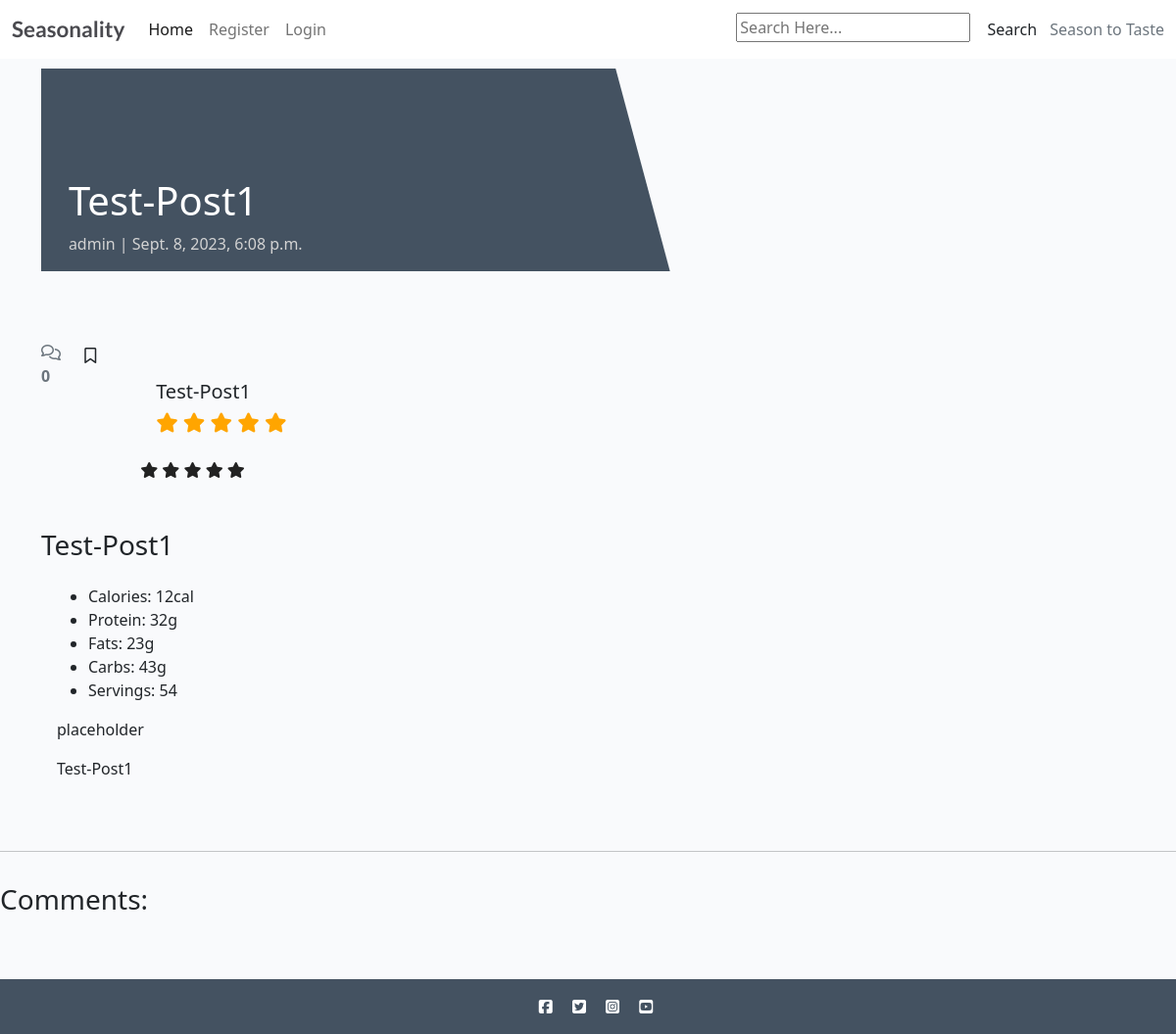
/test-post1/, run on the app's committed database.
### recipebook/models.py (models this page shows, shortened)
class Recipe(models.Model):
    class NewManager(models.Manager):
        def get_queryset(self):
            return super().get_queryset() .filter()
    title = models.CharField(max_length=200, unique=True)
    slug = models.SlugField(max_length=200, unique=True)
    author = models.ForeignKey(
        User, on_delete=models.CASCADE, related_name="recipes"
    )
    diet = models.ForeignKey(
        Diet, on_delete=models.CASCADE, default=True, null=False)
    season = models.ForeignKey(
        Season, on_delete=models.CASCADE, default=True, null=False)
    featured_image = CloudinaryField('image', default='placeholder')
    updated_on = models.DateTimeField(auto_now=True)
    content = models.TextField()
    created_on = models.DateTimeField(auto_now_add=True)
    status = models.IntegerField(choices=STATUS, default=0)
    ingredients = models.TextField(default='placeholder')
    calories = models.IntegerField(default=0)
    fat = models.IntegerField(default=0)
    protein = models.IntegerField(default=0)
    carbs = models.IntegerField(default=0)
    servs = models.IntegerField(default=0)
    favourites = models.ManyToManyField(
        User, related_name='favourite', default=None, blank=True)
    objects = models.Manager()
    newmanager = NewManager()
    class Meta:
        ordering = ["-created_on"]
    def average_rating(self) -> float:
        return Rating.objects.filter(
            recipe=self).aggregate(Avg("rating"))["rating__avg"] or 0

### recipebook/views.py (the view, shortened to what this page needs)
# urls.py: path('<slug:slug>/', views.RecipeDetail.as_view(), name='recipe_detail'),
class RecipeDetail(View):
    def get(self, request, slug, *args, **kwargs):
        queryset = Recipe.objects.filter(status=1)
        recipe = get_object_or_404(queryset, slug=slug)
        comments = recipe.comments.filter(
            approved=True).order_by("-created_on")
        fav = bool
        if recipe.favourites.filter(id=request.user.id).exists():
            fav = True
        return render(
            request,
            "recipe_detail.html",
            {
                "recipe": recipe,
                "comments": comments,
                "commented": False,
                "comment_form": CommentForm(),
                'fav': fav
            },
        )

### recipebook/forms.py
class CommentForm(forms.ModelForm):
    class Meta:
        model = Comment
        fields = ('body',)

### templates/recipe_detail.html (shortened to what this page needs)
{% extends "base/base.html" %}
{% block content %}
{% load crispy_forms_tags %}
<div class="masthead">
    <div class="container">
        <div class="row g-0">
            <div class="col-md-6 masthead-text">
                <h1 class="recipe-title">{{ recipe.title }}</h1>
                <p class="recipe-subtitle">{{ recipe.author }} | {{ recipe.created_on }}</p>
            </div>
            <div class="d-none d-md-block col-md-6 masthead-image">
            </div>
        </div>
    </div>
</div>
<div class="container">
    <div class="row">
        <div class="d-flex">
            <div class="pt-2">
                {% with comments.count as total_comments %}
                <strong class="text-secondary"><i class="far fa-comments"></i>
                    {{ total_comments }}
                </strong>
                {% endwith %}
            </div>
            <div class="ml-auto pt-1">
                {% if user.is_authenticated %}
                {% if fav %}
                <a href="{% url 'favourite_add' recipe.id %}" class="btn"><i class="fa-solid fa-bookmark"></i></a>
                <strong class="text-secondary">
                </strong>
                {% else %}
                <a href="{% url 'favourite_add' recipe.id %}" class="btn"><i class="far fa-bookmark"></i></a>
                <strong class="text-secondary">
                </strong>
                {% endif %}
                {% else %}
                <a href="{% url 'account_signup' %}" class="btn"><i class="far fa-bookmark"></i></a>
                {% endif %}
            </div>
            <div class="container" style="padding: 2em">
                <div class="card" style="width: 30rem;">
                    <div class="card-body">
                        <h5 class="card-title">{{ recipe.title }}</h5>
                        <h5 class="card-title">
                            <span class="fa fa-star {% if recipe.average_rating > 0 %} checked {% endif %}"></span>
                            <span class="fa fa-star {% if recipe.average_rating > 1 %} checked {% endif %}"></span>
                            <span class="fa fa-star {% if recipe.average_rating > 2 %} checked {% endif %}"></span>
                            <span class="fa fa-star {% if recipe.average_rating > 3 %} checked {% endif %}"></span>
                            <span class="fa fa-star {% if recipe.average_rating > 4 %} checked {% endif %}"></span>
                        </h5>
                    </div>
                    <span class="rating-list">
                        <i onclick="rate(1, {{ recipe.id }})" class="fa fa-star {% if userRating >= 1 %}checked{% endif %}"></i>
                        <i onclick="rate(2, {{ recipe.id }})" class="fa fa-star {% if userRating >= 2 %}checked{% endif %}"></i>
                        <i onclick="rate(3, {{ recipe.id }})" class="fa fa-star {% if userRating >= 3 %}checked{% endif %}"></i>
                        <i onclick="rate(4, {{ recipe.id }})" class="fa fa-star {% if userRating >= 4 %}checked{% endif %}"></i>
                        <i onclick="rate(5, {{ recipe.id }})" class="fa fa-star {% if userRating >= 5 %}checked{% endif %}"></i>
                    </span>
                </div>
            </div>
        </div>
    </div>
</div>
<div class="container">
    <div class="row">
        <div class="col card mb-4  mt-3 left top">
            <h3>{{ recipe.title }}</h3>
            <div class="card-body">
                <ul>
                    <li>Calories: {{ recipe.calories }}cal</li>
                    <li>Protein: {{ recipe.protein }}g</li>
                    <li>Fats: {{ recipe.fat }}g</li>
                    <li>Carbs: {{ recipe.carbs }}g</li>
                    <li>Servings: {{ recipe.servs }}</li>
                </ul>
                <p class="card-text ">
                    {{ recipe.ingredients | safe }}
                </p>
                <p class="card-text ">
                    {{ recipe.content | safe }}
                </p>
            </div>
        </div>
    </div>
</div>
<div class="row">
    <div class="col">
        <hr>
    </div>
</div>
<div class="row">
    <div class="col-md-8 card mb-4  mt-3 ">
        <h3>Comments:</h3>
        <div class="card-body">
        </div>
    </div>
    <div class="col-md-4 card mb-4  mt-3 ">
        <div class="card-body">
        </div>
    </div>
</div>
{% endblock content %}

### static/css/style.css (style rules this page uses)
body { background-color: #F9FAFC; overflow-x: hidden; }
.main-bg { background-color: #F9FAFC; }
.card { border: none; background-color: transparent; }
.masthead { margin-top: 10px; overflow: hidden; position: relative; display: inline-block; height: 33vh; width: 100%; }
.masthead-text { background-color: #445261; color: white; position: relative; }
.masthead-image { position: relative; overflow: hidden; }
.masthead-image:after { content: ""; position: absolute; top: 0; right: 90%; height: 100%; width: 150%; background: #445261; -webkit-transform: skew(15deg); -moz-transform: skew(15deg); transform: skew(15deg); z-index: 100; }
.recipe-title { margin-top: 20%; margin-left: 5%; }
.recipe-subtitle { margin-left: 5%; color: lightgray; }

### templates/recipe_detail.html (style rules this page uses)
.rating-list i, .rating-list i:hover~i { color: #222; text-shadow: none; transition: color 200ms, text-shadow 200ms; transition-delay: 0; }
.checked { color: orange; }

### data on the page
Recipe: title "Test-Post1", author "admin", created_on "Sept. 8, 2023, 6:08 p.m.", calories "12", protein "32", fat "23", carbs "43", servs "54", ingredients "placeholder", content "Test-Post1"

### other printed values
{{ total_comments }} "0"
